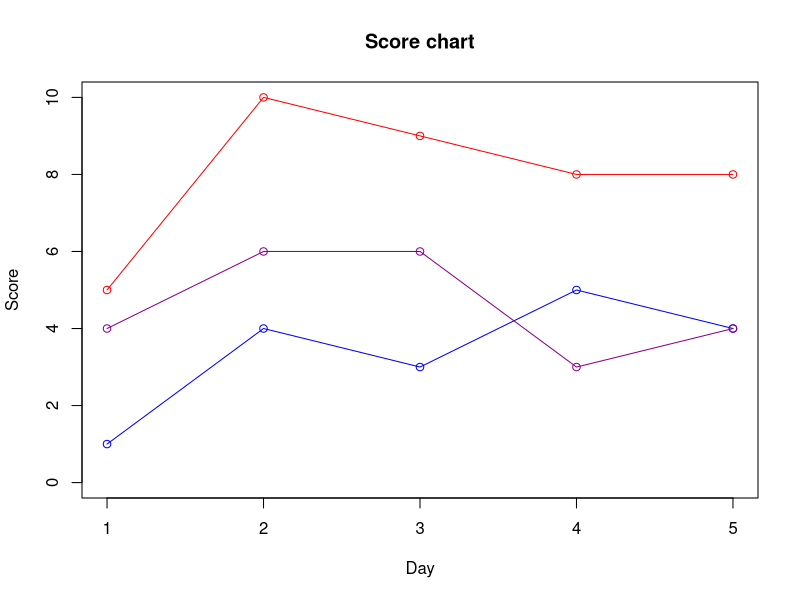

Write R code to recreate this figure.
library(purrr)

d <- 34 - 6 + 1




v <- map_vec((2:7), \(x) (x + 1)^2 - 1, .progress = FALSE)
print(v)



v2 <- v <- map_vec((1:10), \(i) log(exp(i + 3)), .progress = FALSE)
print(v2)



sum_squares <- sum(c(1:100)^2)
print(sum_squares)



m <- matrix(c(-9, -3, 3, 5, 6, -8), nrow = 3, ncol = 2, byrow = TRUE)
print(m)



A <- rbind(
    c(2, -1, 4),
    c(3, 2, 0),
    c(1, 0, 2)
)
B <- c(-9, 8, -4)
res <- solve(A, B)
print(res)



dataframe <- data.frame(
    Day = c("Monday", "Tuesday", "Wednesday", "Thursday", "Friday"),
    Boys = c(4, 6, 6, 3, 4),
    Girls = c(1, 4, 3, 5, 4),
    Total = c(5, 10, 9, 8, 8)
)
print(dataframe)




plot(c(dataframe[,4]),
    type = "o", col = "red",
    xlab = "Day", ylab = "Score", main = "Score chart", ylim=c(0, 10)
)
lines(c(dataframe[,3]), type = "o", col = "blue")
lines(c(dataframe[,2]), type = "o", col = "darkmagenta")
